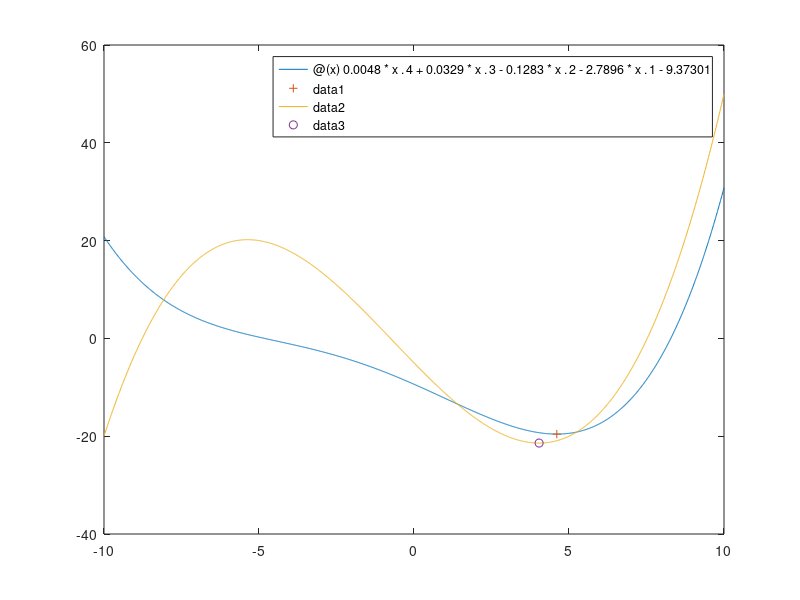

Write the MATLAB code that produced this figure. (Note: this script raises an error after producing the figure.)
%% Andrew Rearson MECE 620.01 Intro To Optimal Design
clc;
clear;
format compact;
n = 1;
%% Function Definition
% given info
interval = [-10, 10];
eps = [.1 , .01, .001];

% functions and optimal value using fminbnd function
mainFunction = @(x) 0.0048 * x.^4 + 0.0329 * x.^3 - 0.1283 * x.^2 - 2.7896 * x.^1 - 9.37301;
mnFn = [0.0048, 0.0329, - 0.1283, - 2.7896, - 9.37301];
sol = fminbnd(mainFunction,interval(1),interval(2));
Fsol = polyval(mnFn,sol);
opt = [sol, Fsol]
% Plots of function and ideal point
% p = figure;
fplot(mainFunction, interval);
hold on
plot(opt(1),opt(2),'+');
% second function stuff
secondFunct = @(q) .1 * q.^3 + 0.2 * q.^2 - 6.5 * q - 5;
scFN = [.1 ,+ 0.2 , - 6.5 , - 5];
fplot(secondFunct,interval);
sol2 = fminbnd(secondFunct,interval(1),interval(2));
Fsol2 = polyval(scFN,sol2);
opt2 = [sol2, Fsol2]
plot(opt2(1),opt2(2),'o');


% call class and pass the function
pt1 = functionsHW2(eps,mnFn,sol,interval);
pt2 = functionsHW2(eps,scFN,sol2,interval);


% large matrix initialize
biResults = zeros(6,7);
powellResults = zeros(6,7);
cubicResults = zeros(6,7);
gsResults = zeros(6,7);
gsTable = zeros(6*30,6);


% %{
%% Bisection
j = 1;
for value=eps
    pt1.eps = value;
    biResults(j:j+1,:) = pt1.Bisection.biRes;
    j = j+2;
end
biResults

%% Powell's Method

j = 1;

for value=eps
    pt1.eps = value;
    powellResults(j:j+1,:) = pt1.Powell.powRes;
    j = j+2;
end
powellResults

%% Cubic Search

j = 1;

for value=eps
    pt1.eps = value;
    cubicResults(j:j+1,:) = pt1.Cubic.cubRes;
    j = j+2;
end
cubicResults

%% Golden Section
j = 1;
for value=eps
    pt1.eps = value;
    gsResults(j:j+1,:) = pt1.GoldenSec.gsRes;
    j = j+2;
end
gsResults
%}
%% results2
% %{
Results2 = zeros(24,7);
% methods = ['Bisection', 'Powell', 'Cubic', 'GoldenSec'];
% outputs = ['biRes', 'powRes', 'cubRes', 'gsRes'];
j=1;
for value=eps
    pt2.eps = value;

    Results2(j+j-1:j+j,:) = pt2.Bisection.biRes;
    
    Results2(j+j+5:j+j+6,:) = pt2.Powell.powRes;

    Results2(j+j+11:j+j+12,:) = pt2.Cubic.cubRes;

    Results2(j+j+17:j+j+18,:) = pt2.GoldenSec.gsRes;

j = j+1;    
end
%}
%% Outputs
% first equation
Results = [biResults;powellResults;cubicResults;gsResults];
% obj.output = [fn, xn, iterations, sensitivity, FS, xS, toc];
plotthings = ['^','v','<','>'];

for j = 0:3
    for i = 1:6
        plot(Results(j*6+i,6), Results(j*6+i,5),plotthings(j+1));
    end
end
format shortG
% second equation
% %{
Results2
prtrs2 = [1,2,3,4,5,6,19,20,21,22,23,24];
for L = prtrs2
    if L<=6
        j = plotthings(1);
    else
        j = plotthings(4);
    end
        plot(Results2(L,6), Results2(L,5),j);
end
%}
hold off
legend(["EQ1","Optimal 1","EQ2","Optimal 2","bisection","","","","","","Powells","","","","","","Cubic","","","","","","Golden Section"]);
